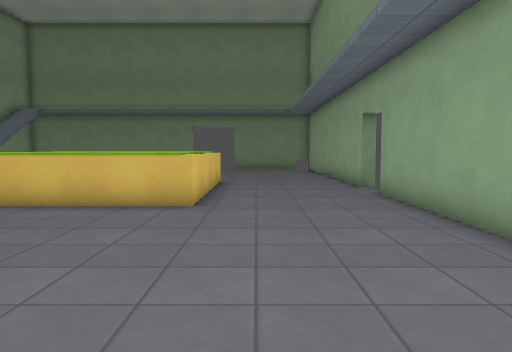
View 1 (above)

16 first-person views from a walk through a 3-D level made in the Godot game engine. The camera is 1.3 m above the floor, tilts 4° down and sees 70° across. The floor is counted in squares, 1 m on a side. Each view is taken from the middle of a square. On the plan, view 1 faces up. The plan holds only what a view shows up to about 15 squares ahead; the rest is blank. Surface patterns are stand-ins for the level's own textures.

View 2
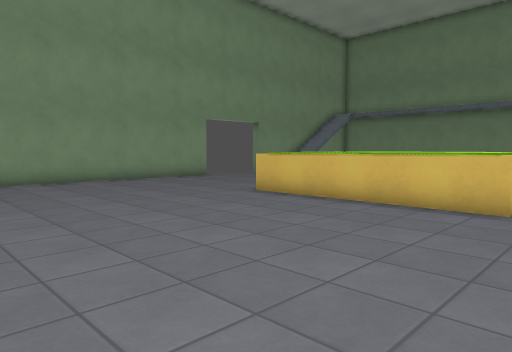

View 3
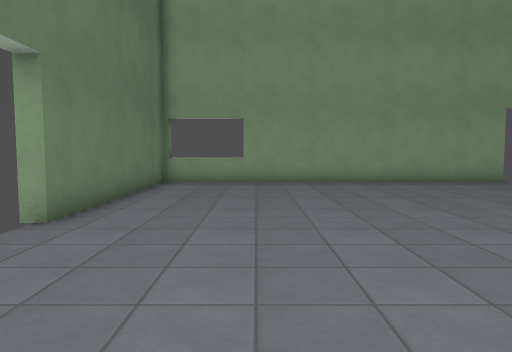

View 4
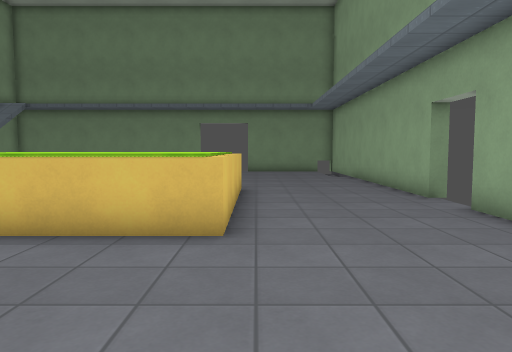

View 5
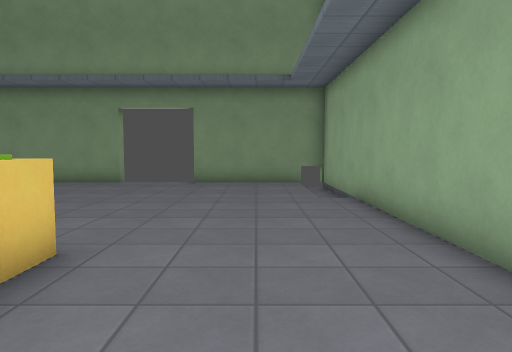

View 6
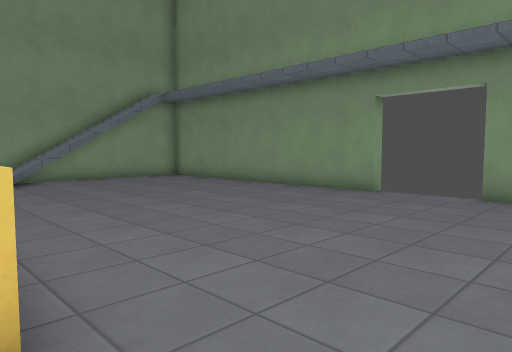

View 7
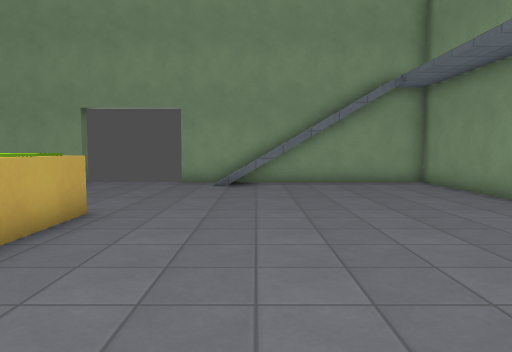

View 8
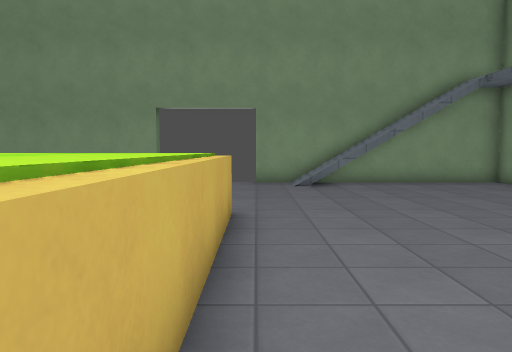

View 9
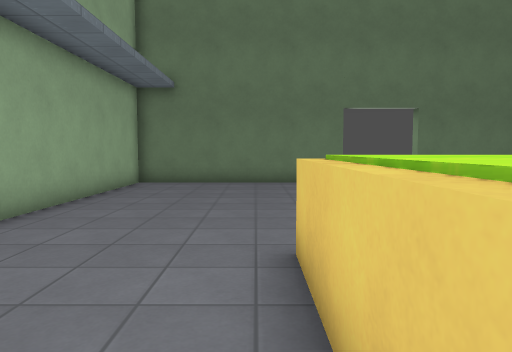

View 10
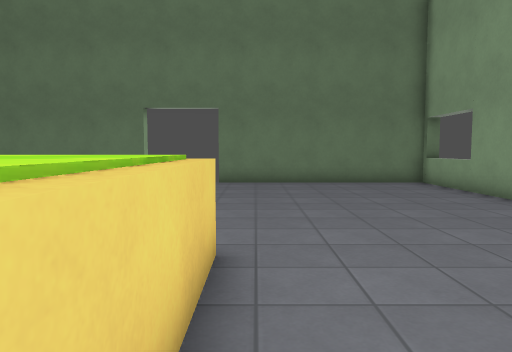

View 11
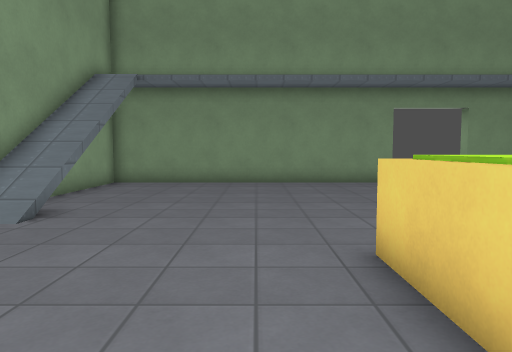

View 12
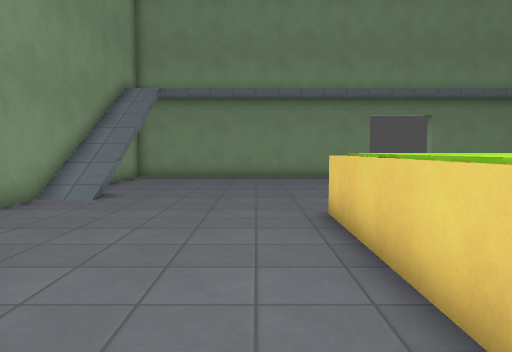

View 13
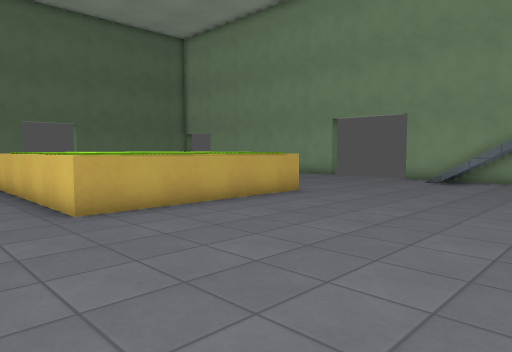

View 14
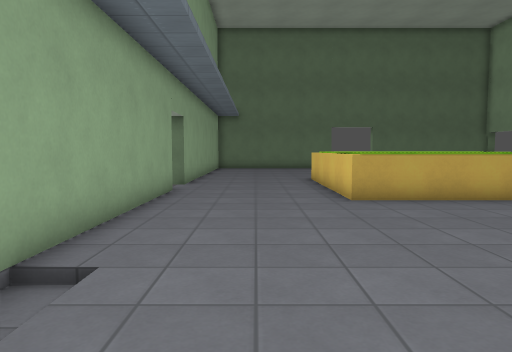

View 15
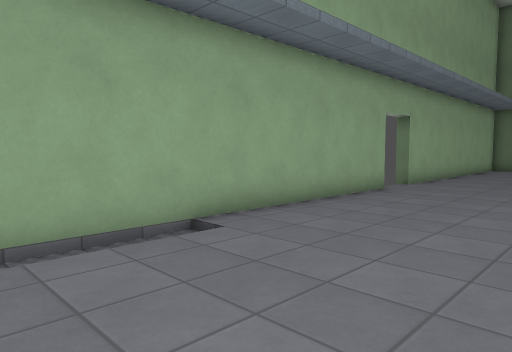

View 16
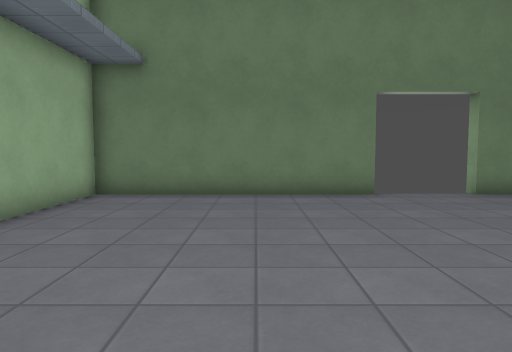

### Floor plan
Key: @ floor where view 1 was taken; # wall or solid block; x gap in a wall; . main floor; - floor 0.25 m lower than the main floor; / step, stairs or slope; = window, fence, low wall or low ledge; ≈ water the walk keeps out of; ^ raised ledge.
Columns run from 16 left of view 1 to 4 right of it. Each row starts with its distance up from view 1.
 26 ############   ######
 25 #..................-#
 24 #..................-#
 23 #..................-#
 22 #..................-#
 21 #=................./#
 20 #/..................#
 19 #/..................#
 18 #/..................#
 17 #...................#
 16 x...................#
 15  .......^^^^^^^.....#
 14  .......^≈≈≈≈≈=.....#
 13  .......^≈≈   =.....x
 12 x.......^≈≈≈≈≈=.....
 11 #.......^≈   ≈=.....x
 10 #.......^≈   ≈=.....#
  9 #.......^======.....#
  8 #...................#
  7 #...................#
  6 #...................#
  5 #...................#
  4 #...................#
  3 #...................#
  2 #...................#
  1 ^...................#
  0 ^...............@...#
 -1 ^...................#
 -2 #########   #########

Where each view was taken, in squares from view 1:
view 1: 0 up, 0 right, facing up
view 2: 0 up, 0 right, facing up-left
view 3: 2 up, 1 left, facing left
view 4: 3 up, 1 left, facing up
view 5: 11 up, 1 right, facing up
view 6: 15 up, 1 right, facing up-left
view 7: 19 up, 1 left, facing left
view 8: 16 up, 1 left, facing left
view 9: 13 up, 1 left, facing down
view 10: 13 up, 9 left, facing down
view 11: 11 up, 10 left, facing up
view 12: 8 up, 10 left, facing up
view 13: 23 up, 1 right, facing down-left
view 14: 25 up, 1 right, facing down
view 15: 25 up, 2 left, facing down-right
view 16: 9 up, 1 left, facing down
